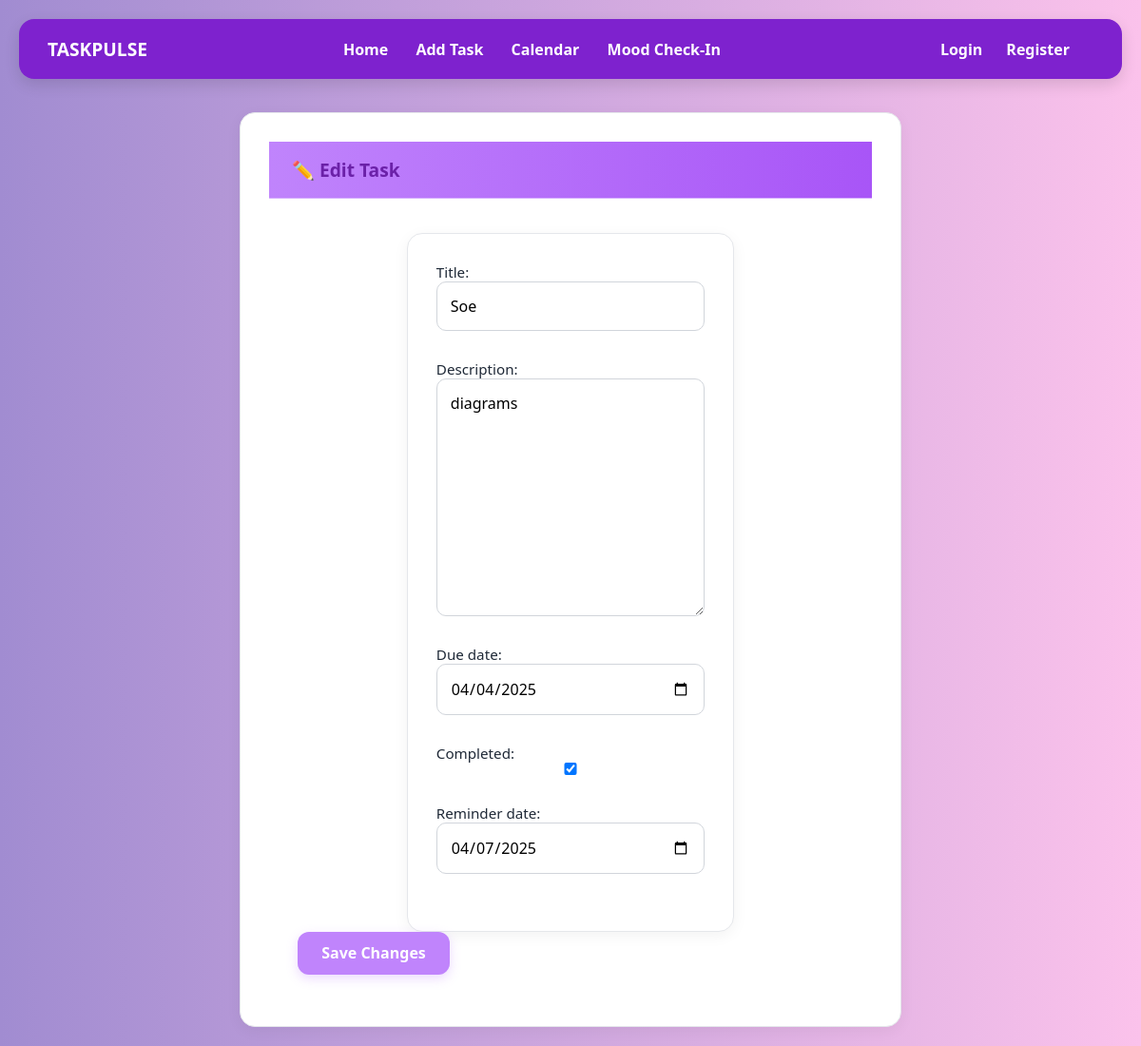
/tasks/edit-task/4/, run on the app's committed database.
### tasks/models.py (models this page shows, shortened)
class Assignment(models.Model):
    title = models.CharField(max_length=200)
    description = models.TextField()
    due_date = models.DateField()
    completed = models.BooleanField(default=False)
    user = models.ForeignKey(CustomUser, on_delete=models.CASCADE)
    reminder_date = models.DateField(null=True, blank=True)
    completed_date = models.DateField(null=True, blank=True)
    class Meta:
        ordering = ['due_date']

### tasks/views.py (the view)
# urls.py: path('edit-task/<int:task_id>/', views.edit_task, name='edit_task'),
def edit_task(request, task_id):
    task = get_object_or_404(Assignment, id=task_id)
    if request.method == 'POST':
        form = AssignmentForm(request.POST, instance=task)
        if form.is_valid():
            form.save()
            return redirect('task_list')
    else:
        form = AssignmentForm(instance=task)
    return render(request, 'main/edit_task.html', {'form': form})

### tasks/forms.py
class AssignmentForm(forms.ModelForm):
    class Meta:
        model = Assignment
        fields = ['title', 'description', 'due_date', 'completed', 'reminder_date']
        widgets = {
            'due_date': forms.DateInput(attrs={'type': 'date'}),
            'reminder_date': forms.DateInput(attrs={'type': 'date'}),
        }

### templates/main/edit_task.html (shortened to what this page needs)
{% extends "base.html" %}
{% load static %}
{% block content %}
<link rel="stylesheet" href="{% static 'stylesss.css' %}">
<div class="task-container">
    <div class="card-header">✏️ Edit Task</div>
    <div class="card-content">
        <form method="post">
            <div class="form-container">
                {{ form.as_p }}
            </div>
            <div class="form-buttons">
                <button type="submit" class="btn save-btn">Save Changes</button>
            </div>
        </form>
    </div>
</div>
{% endblock %}

### static/stylesss.css (style rules this page uses)
* { box-sizing: border-box; margin: 0; padding: 0; font-family: 'Segoe UI', Tahoma, Geneva, Verdana, sans-serif; }
body { background: linear-gradient(to right, #a18cd1, #fbc2eb); color: #1f2937; padding: 20px; }
.btn, .logout-link, button[type="submit"], .actions .btn, .dashboard-item a { display: inline-block; width: 160px; height: 45px; background-color: #c084fc; color: white; text-align: center; text-decoration: none; border: none; border-radius: 12px; font-weight: 600; font-size: 1rem; cursor: pointer; transition: all 0.3s ease; line-height: 45px; box-shadow: 0 4px 12px rgba(192, 132, 252, 0.3); }
.task-container, .progress-container, .form-container, .card-container, .calendar-container { background-color: #ffffff; padding: 30px; border-radius: 20px; margin-bottom: 30px; box-shadow: 0 4px 15px rgba(0, 0, 0, 0.06); }
.auth-container input[type="text"], .auth-container input[type="email"], .auth-container input[type="password"], form input, form select, form textarea { width: 100%; padding: 14px; margin-bottom: 18px; border: 1px solid #d1d5db; border-radius: 10px; font-size: 1rem; transition: border-color 0.3s ease; }
input, textarea, select { width: 100%; padding: 12px; font-size: 15px; margin-bottom: 15px; border: 1px solid #d1d5db; border-radius: 10px; }
.form-container , .task-container, .progress-container, .calendar-container, .card-container, .home-container { width: 60%; margin: 0 auto; padding: 30px; border: 1px solid #e5e7eb; border-radius: 16px; background-color: #ffffff; box-shadow: 0 4px 16px rgba(0, 0, 0, 0.05); }
.card-header { background: linear-gradient(to right, #c084fc, #a855f7); color: white; padding: 16px 24px; font-weight: 700; font-size: 1.2rem; border-bottom: 1px solid #d8b4fe; }
.card-content { padding: 24px 30px; }
.card-header { font-size: 1.2em; font-weight: bold; margin-bottom: 12px; color: #6b21a8; }
.card-content p { font-size: 0.95em; margin-bottom: 12px; }
.card-content { flex: 1; display: flex; flex-direction: column; }
.card-content p { font-size: 0.95em; margin-bottom: 12px; flex-grow: 1; }
.card-content .btn { margin-top: auto; text-align: center; }

### data on the page
Assignment: title "Soe", description "diagrams", due_date "04/04/2025", completed "☑", reminder_date "04/07/2025"
